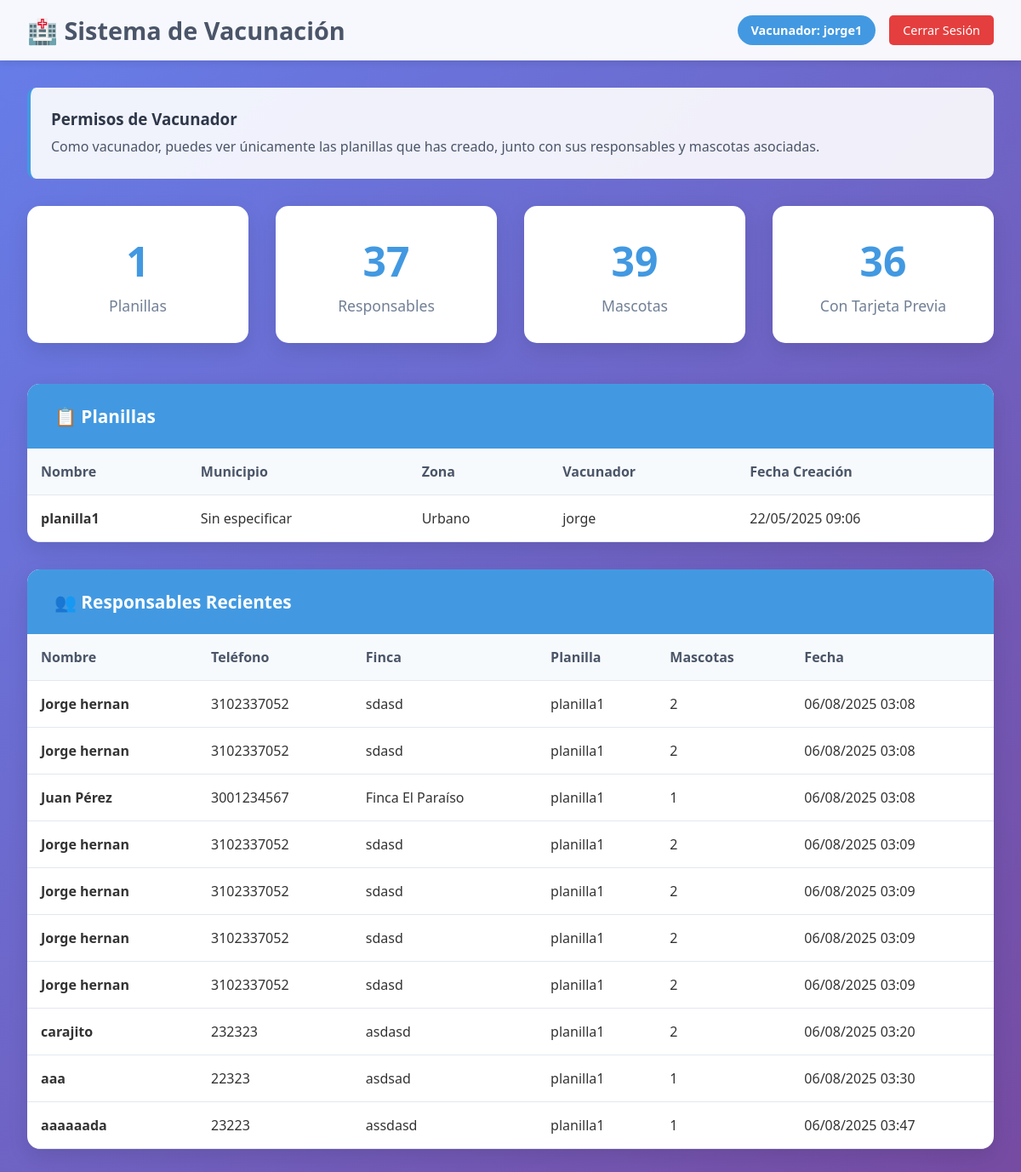
The app's page /api/dashboard/vacunador/ (signed in), older data.
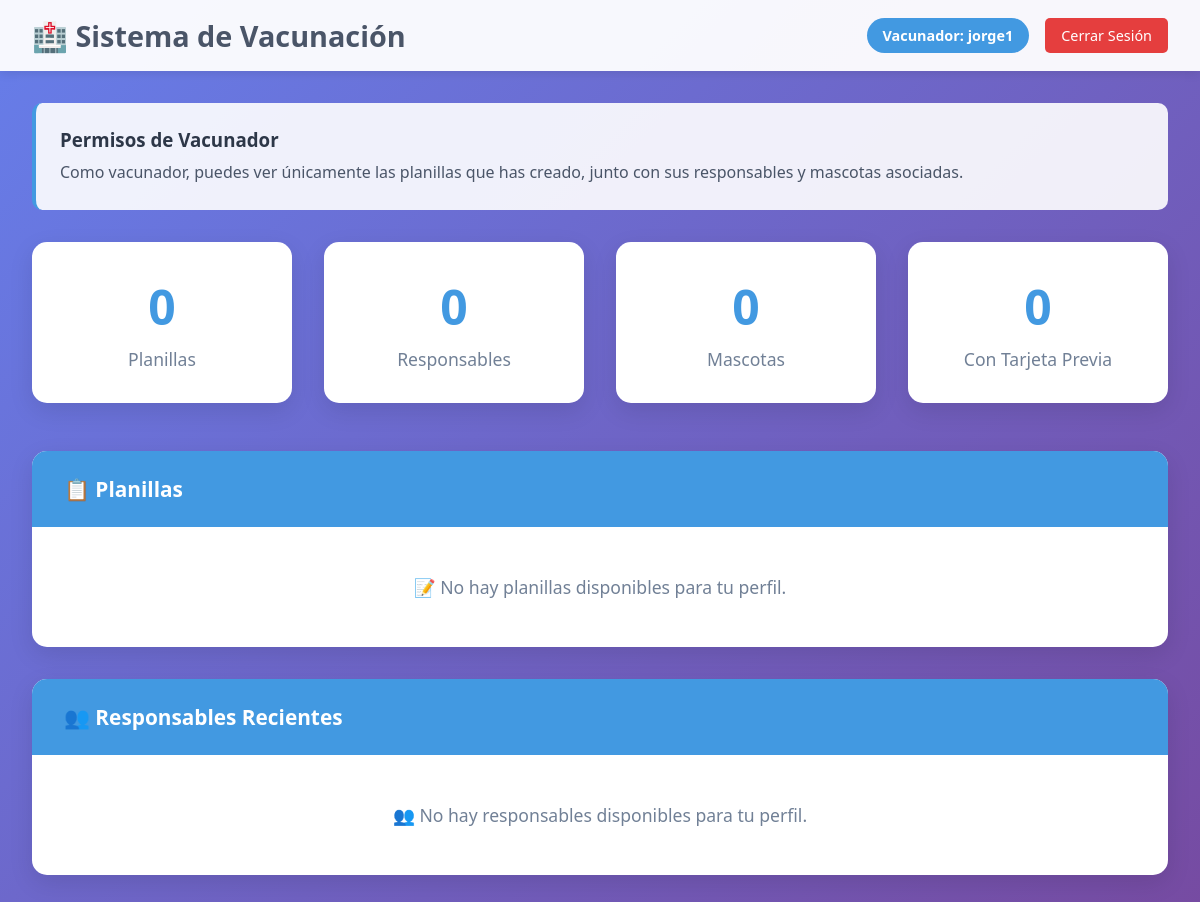
The same page, newer data.
### api/models.py (models this page shows, shortened)
class Planilla(models.Model):
    TIPO_ZONA_CHOICES = [
        ('urbano', 'Urbano'),
        ('rural', 'Rural'),
    ]
    nombre = models.CharField(max_length=100)
    assigned_to = models.ForeignKey(
        settings.AUTH_USER_MODEL,
        on_delete=models.CASCADE,
        related_name='planillas',
        help_text='Vacunador que creó la planilla'
    )
    tecnico_asignado = models.ForeignKey(
        settings.AUTH_USER_MODEL,
        on_delete=models.SET_NULL,
        related_name='planillas_asignadas',
        null=True,
        blank=True,
        help_text='Técnico asignado para revisar la planilla'
    )
    vacunadores_adicionales = models.ManyToManyField(
        settings.AUTH_USER_MODEL,
        related_name='planillas_como_vacunador_adicional',
        blank=True,
        limit_choices_to={'tipo_usuario': 'vacunador'},
        help_text='Vacunadores adicionales asignados a esta planilla'
    )
    tecnicos_adicionales = models.ManyToManyField(
        settings.AUTH_USER_MODEL,
        related_name='planillas_como_tecnico_adicional',
        blank=True,
        limit_choices_to={'tipo_usuario': 'tecnico'},
        help_text='Técnicos adicionales asignados para revisar esta planilla'
    )
    municipio = models.CharField(max_length=100, default="Sin especificar", help_text="Nombre del municipio")
    urbano_rural = models.CharField(max_length=10, choices=TIPO_ZONA_CHOICES, default="urbano", help_text="Tipo de zona: urbano o rural")
    centro_poblado_vereda_barrio = models.CharField(max_length=100, default="Sin especificar", help_text="Centro poblado, vereda o barrio")
    zona = models.CharField(max_length=100, default="Sin especificar", help_text="Zona específica")
    creada = models.DateTimeField(auto_now_add=True)
    class Meta:
        verbose_name = "Municipio"
        verbose_name_plural = "Municipios"

class Veterinario(AbstractUser):
    TIPO_USUARIO_CHOICES = [
        ('administrador', 'Administrador'),
        ('vacunador', 'Vacunador'),
        ('tecnico', 'Técnico'),
    ]
    tipo_usuario = models.CharField(
        max_length=15,
        choices=TIPO_USUARIO_CHOICES,
        default='vacunador',
        help_text='Tipo de usuario: administrador, vacunador o técnico',
        null=True,
        blank=True
    )
    groups = models.ManyToManyField(
        Group,
        verbose_name='groups',
        blank=True,
        related_name='veterinario_groups',
        related_query_name='veterinario',
        help_text='Grupos a los que pertenece este veterinario'
    )
    user_permissions = models.ManyToManyField(
        Permission,
        verbose_name='user permissions',
        blank=True,
        related_name='veterinario_user_permissions',
        related_query_name='veterinario',
        help_text='Permisos específicos de este veterinario'
    )

class Responsable(models.Model):
    nombre = models.CharField(max_length=100)
    telefono = models.CharField(max_length=20)
    finca = models.CharField(max_length=100)
    planilla = models.ForeignKey(Planilla, on_delete=models.CASCADE, related_name='responsables')
    zona = models.CharField(max_length=100, default="Sin especificar", help_text="Zona específica de vacunación")
    nombre_zona = models.CharField(max_length=150, default="Sin especificar", help_text="Nombre descriptivo de la zona")
    lote_vacuna = models.CharField(max_length=50, default="Sin especificar", help_text="Lote de la vacuna utilizada")
    created_by = models.ForeignKey(
        settings.AUTH_USER_MODEL,
        on_delete=models.CASCADE,
        related_name='responsables_creados',
        null=True,  # Permitir null para registros existentes
        blank=True,
        help_text="Usuario que creó este responsable"
    )
    creado = models.DateTimeField(auto_now_add=True)

### api/views.py (the view)
# urls.py: path('dashboard/vacunador/', views.dashboard_vacunador, name='dashboard_vacunador'),
@login_required
def dashboard_vacunador(request):
    if request.user.tipo_usuario != 'vacunador':
        messages.error(request, 'No tienes permisos para acceder a esta sección.')
        return redirect('login')
    planillas = Planilla.objects.filter(
        Q(assigned_to=request.user) |  # Vacunador principal
        Q(vacunadores_adicionales=request.user)  # Vacunador adicional
    ).distinct()
    responsables = Responsable.objects.filter(
        Q(planilla__assigned_to=request.user) |
        Q(planilla__vacunadores_adicionales=request.user)
    ).distinct()
    mascotas = Mascota.objects.filter(
        Q(responsable__planilla__assigned_to=request.user) |
        Q(responsable__planilla__vacunadores_adicionales=request.user)
    ).distinct()
    context = {
        'user_type': 'Vacunador',
        'planillas': planillas,
        'total_planillas': planillas.count(),
        'total_responsables': responsables.count(),
        'total_mascotas': mascotas.count(),
        'mascotas_con_tarjeta': mascotas.filter(antecedente_vacunal=True).count(),
    }
    return render(request, 'api/dashboard_usuario.html', context)

### api/templates/api/dashboard_usuario.html (shortened to what the changed rows need)
<!DOCTYPE html>
<html lang="es">
<head>
</head>
<body>
    <div class="header">
        <h1>🏥 Sistema de Vacunación</h1>
    </div>
    <div class="container">
        <div class="stats-grid">
            <div class="stat-card">
                <div class="stat-number">{{ total_planillas }}</div>
                <div class="stat-label">Planillas</div>
            </div>
            <div class="stat-card">
                <div class="stat-number">{{ total_responsables }}</div>
                <div class="stat-label">Responsables</div>
            </div>
            <div class="stat-card">
                <div class="stat-number">{{ total_mascotas }}</div>
                <div class="stat-label">Mascotas</div>
            </div>
            <div class="stat-card">
                <div class="stat-number">{{ mascotas_con_tarjeta }}</div>
                <div class="stat-label">Con Tarjeta Previa</div>
            </div>
        </div>
        <div class="data-section">
            <div class="table-container">
                {% if planillas %}
                    <table>
                        <thead>
                            <tr>
                                <th>Nombre</th>
                                <th>Municipio</th>
                                <th>Zona</th>
                                <th>Vacunador</th>
                                <th>Fecha Creación</th>
                            </tr>
                        </thead>
                        <tbody>
                            {% for planilla in planillas %}
                                <tr>
                                    <td><strong>{{ planilla.nombre }}</strong></td>
                                    <td>{{ planilla.municipio }}</td>
                                    <td>{{ planilla.get_urbano_rural_display }}</td>
                                    <td>{{ planilla.assigned_to.username }}</td>
                                    <td>{{ planilla.creada|date:"d/m/Y H:i" }}</td>
                                </tr>
                            {% endfor %}
                        </tbody>
                    </table>
                {% else %}
                    <div class="no-data">
                        📝 No hay planillas disponibles para tu perfil.
                    </div>
                {% endif %}
            </div>
        </div>
        <div class="data-section">
            <div class="table-container">
                {% if planillas %}
                    <table>
                        <thead>
                            <tr>
                                <th>Nombre</th>
                                <th>Teléfono</th>
                                <th>Finca</th>
                                <th>Planilla</th>
                                <th>Mascotas</th>
                                <th>Fecha</th>
                            </tr>
                        </thead>
                        <tbody>
                            {% for planilla in planillas %}
                                {% for responsable in planilla.responsables.all|slice:":10" %}
                                    <tr>
                                        <td><strong>{{ responsable.nombre }}</strong></td>
                                        <td>{{ responsable.telefono }}</td>
                                        <td>{{ responsable.finca }}</td>
                                        <td>{{ responsable.planilla.nombre }}</td>
                                        <td>{{ responsable.mascotas.count }}</td>
                                        <td>{{ responsable.creado|date:"d/m/Y H:i" }}</td>
                                    </tr>
                                {% endfor %}
                            {% endfor %}
                        </tbody>
                    </table>
                {% else %}
                    <div class="no-data">
                        👥 No hay responsables disponibles para tu perfil.
                    </div>
                {% endif %}
            </div>
        </div>
    </div>
</body>
</html>

Row changes from the older to the newer data that the page shows:
no longer on this page (row edited): Planilla: nombre "planilla1", municipio "Sin especificar", urbano_rural "Urbano", assigned_to.username "jorge", creada "22/05/2025 09:06"
removed Responsable: nombre "Jorge hernan", telefono "3102337052", finca "sdasd", planilla.nombre "planilla1", mascotas.count "2", creado "06/08/2025 03:08"
removed Responsable: nombre "Jorge hernan", telefono "3102337052", finca "sdasd", planilla.nombre "planilla1", mascotas.count "2", creado "06/08/2025 03:08"
removed Responsable: nombre "Juan Pérez", telefono "3001234567", finca "Finca El Paraíso", planilla.nombre "planilla1", mascotas.count "1", creado "06/08/2025 03:08"
removed Responsable: nombre "Jorge hernan", telefono "3102337052", finca "sdasd", planilla.nombre "planilla1", mascotas.count "2", creado "06/08/2025 03:09"
removed Responsable: nombre "Jorge hernan", telefono "3102337052", finca "sdasd", planilla.nombre "planilla1", mascotas.count "2", creado "06/08/2025 03:09"
removed Responsable: nombre "Jorge hernan", telefono "3102337052", finca "sdasd", planilla.nombre "planilla1", mascotas.count "2", creado "06/08/2025 03:09"
removed Responsable: nombre "Jorge hernan", telefono "3102337052", finca "sdasd", planilla.nombre "planilla1", mascotas.count "2", creado "06/08/2025 03:09"
removed Responsable: nombre "carajito", telefono "232323", finca "asdasd", planilla.nombre "planilla1", mascotas.count "2", creado "06/08/2025 03:20"
removed Responsable: nombre "aaa", telefono "22323", finca "asdsad", planilla.nombre "planilla1", mascotas.count "1", creado "06/08/2025 03:30"
removed Responsable: nombre "aaaaaada", telefono "23223", finca "assdasd", planilla.nombre "planilla1", mascotas.count "1", creado "06/08/2025 03:47"
Text that changed along with them:
{{ total_planillas }}: "1" → "0"
{{ total_responsables }}: "37" → "0"
{{ total_mascotas }}: "39" → "0"
{{ mascotas_con_tarjeta }}: "36" → "0"
text no longer shown: "Nombre Municipio Zona Vacunador Fecha Creación Nombre Teléfono Finca Planilla Mascotas Fecha"
text now shown: "📝 No hay planillas disponibles para tu perfil. 👥 No hay responsables disponibles para tu perfil."
